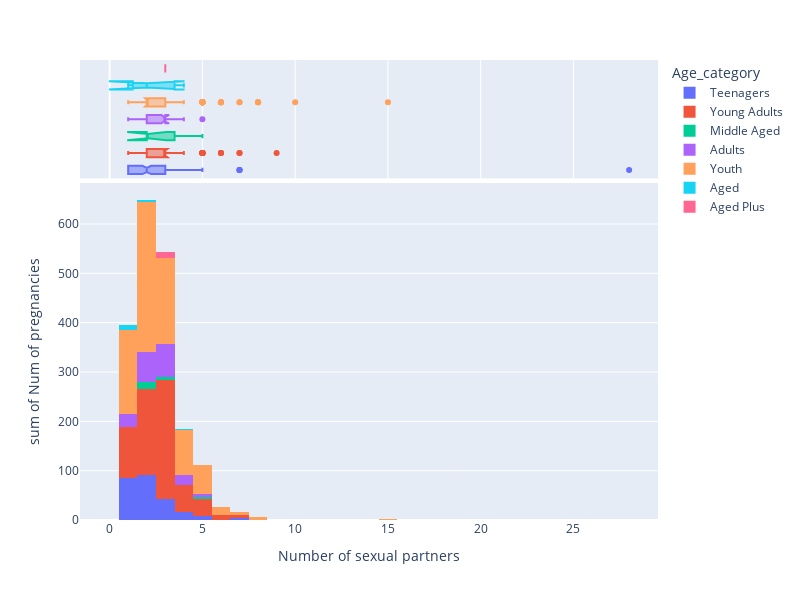

Notebook cell for this chart:
### Code cell
group_labels = [group for group in data_cv["Age_category"].unique()]
hist_data = data_cv["Number of sexual partners"]
fig = px.histogram(data_cv, x = hist_data, y = data_cv["Num of pregnancies"], color="Age_category", marginal="box", width=800, height=600)

fig

### Figure 1 — Plotly figure (JSON) as saved in the notebook; plotly's stock layout.template omitted (floating-point values rounded to 4 significant figures; data arrays with more than 128 entries replaced by an {"elided": "..."} marker saying what was removed)
{"data": [{"alignmentgroup": "True", "bingroup": "x", "histfunc": "sum", "hovertemplate": "Age_category=Teenagers<br>Number of sexual partners=%{x}<br>sum of Num of pregnancies=%{y}<extra></extra>", "legendgroup": "Teenagers", "marker": {"color": "#636efa", "pattern": {"shape": ""}}, "name": "Teenagers", "offsetgroup": "Teenagers", "orientation": "v", "showlegend": true, "type": "histogram", "x": {"elided": "179 int values"}, "xaxis": "x", "y": {"elided": "179 int values"}, "yaxis": "y"}, {"alignmentgroup": "True", "hovertemplate": "Age_category=Teenagers<br>Number of sexual partners=%{x}<extra></extra>", "legendgroup": "Teenagers", "marker": {"color": "#636efa"}, "name": "Teenagers", "notched": true, "offsetgroup": "Teenagers", "showlegend": false, "type": "box", "x": {"elided": "179 int values"}, "xaxis": "x2", "yaxis": "y2"}, {"alignmentgroup": "True", "bingroup": "x", "histfunc": "sum", "hovertemplate": "Age_category=Young Adults<br>Number of sexual partners=%{x}<br>sum of Num of pregnancies=%{y}<extra></extra>", "legendgroup": "Young Adults", "marker": {"color": "#EF553B", "pattern": {"shape": ""}}, "name": "Young Adults", "offsetgroup": "Young Adults", "orientation": "v", "showlegend": true, "type": "histogram", "x": {"elided": "220 int values"}, "xaxis": "x", "y": {"elided": "220 int values"}, "yaxis": "y"}, {"alignmentgroup": "True", "hovertemplate": "Age_category=Young Adults<br>Number of sexual partners=%{x}<extra></extra>", "legendgroup": "Young Adults", "marker": {"color": "#EF553B"}, "name": "Young Adults", "notched": true, "offsetgroup": "Young Adults", "showlegend": false, "type": "box", "x": {"elided": "220 int values"}, "xaxis": "x2", "yaxis": "y2"}, {"alignmentgroup": "True", "bingroup": "x", "histfunc": "sum", "hovertemplate": "Age_category=Middle Aged<br>Number of sexual partners=%{x}<br>sum of Num of pregnancies=%{y}<extra></extra>", "legendgroup": "Middle Aged", "marker": {"color": "#00cc96", "pattern": {"shape": ""}}, "name": "Middle Aged", "offsetgroup": "Middle Aged", "orientation": "v", "showlegend": true, "type": "histogram", "x": [5, 3, 2, 2, 2], "xaxis": "x", "y": [4, 6, 2, 5, 7], "yaxis": "y"}, {"alignmentgroup": "True", "hovertemplate": "Age_category=Middle Aged<br>Number of sexual partners=%{x}<extra></extra>", "legendgroup": "Middle Aged", "marker": {"color": "#00cc96"}, "name": "Middle Aged", "notched": true, "offsetgroup": "Middle Aged", "showlegend": false, "type": "box", "x": [5, 3, 2, 2, 2], "xaxis": "x2", "yaxis": "y2"}, {"alignmentgroup": "True", "bingroup": "x", "histfunc": "sum", "hovertemplate": "Age_category=Adults<br>Number of sexual partners=%{x}<br>sum of Num of pregnancies=%{y}<extra></extra>", "legendgroup": "Adults", "marker": {"color": "#ab63fa", "pattern": {"shape": ""}}, "name": "Adults", "offsetgroup": "Adults", "orientation": "v", "showlegend": true, "type": "histogram", "x": [3, 3, 1, 3, 3, 4, 2, 2, 3, 4, 3, 2, 2, 2, 3, 1, 1, 3, 3, 3, 2, 2, 2, 4, 2, 2, 3, 3, 2, 2, 2, 5, 3, 2, 3, 2, 2, 4, 3, 1, 1, 3, 2, 1, 2, 3, 3, 2, 3, 1, 1, 3, 4, 3, 3, 3], "xaxis": "x", "y": [4, 2, 5, 2, 4, 6, 2, 5, 2, 3, 8, 2, 2, 4, 4, 1, 2, 3, 1, 3, 2, 3, 4, 5, 7, 4, 2, 4, 2, 4, 1, 7, 4, 6, 2, 2, 3, 4, 4, 2, 0, 2, 0, 6, 6, 2, 2, 3, 2, 7, 3, 5, 3, 1, 2, 3], "yaxis": "y"}, {"alignmentgroup": "True", "hovertemplate": "Age_category=Adults<br>Number of sexual partners=%{x}<extra></extra>", "legendgroup": "Adults", "marker": {"color": "#ab63fa"}, "name": "Adults", "notched": true, "offsetgroup": "Adults", "showlegend": false, "type": "box", "x": [3, 3, 1, 3, 3, 4, 2, 2, 3, 4, 3, 2, 2, 2, 3, 1, 1, 3, 3, 3, 2, 2, 2, 4, 2, 2, 3, 3, 2, 2, 2, 5, 3, 2, 3, 2, 2, 4, 3, 1, 1, 3, 2, 1, 2, 3, 3, 2, 3, 1, 1, 3, 4, 3, 3, 3], "xaxis": "x2", "yaxis": "y2"}, {"alignmentgroup": "True", "bingroup": "x", "histfunc": "sum", "hovertemplate": "Age_category=Youth<br>Number of sexual partners=%{x}<br>sum of Num of pregnancies=%{y}<extra></extra>", "legendgroup": "Youth", "marker": {"color": "#FFA15A", "pattern": {"shape": ""}}, "name": "Youth", "offsetgroup": "Youth", "orientation": "v", "showlegend": true, "type": "histogram", "x": {"elided": "394 int values"}, "xaxis": "x", "y": {"elided": "394 int values"}, "yaxis": "y"}, {"alignmentgroup": "True", "hovertemplate": "Age_category=Youth<br>Number of sexual partners=%{x}<extra></extra>", "legendgroup": "Youth", "marker": {"color": "#FFA15A"}, "name": "Youth", "notched": true, "offsetgroup": "Youth", "showlegend": false, "type": "box", "x": {"elided": "394 int values"}, "xaxis": "x2", "yaxis": "y2"}, {"alignmentgroup": "True", "bingroup": "x", "histfunc": "sum", "hovertemplate": "Age_category=Aged<br>Number of sexual partners=%{x}<br>sum of Num of pregnancies=%{y}<extra></extra>", "legendgroup": "Aged", "marker": {"color": "#19d3f3", "pattern": {"shape": ""}}, "name": "Aged", "offsetgroup": "Aged", "orientation": "v", "showlegend": true, "type": "histogram", "x": [2, 4, 1], "xaxis": "x", "y": [5, 3, 10], "yaxis": "y"}, {"alignmentgroup": "True", "hovertemplate": "Age_category=Aged<br>Number of sexual partners=%{x}<extra></extra>", "legendgroup": "Aged", "marker": {"color": "#19d3f3"}, "name": "Aged", "notched": true, "offsetgroup": "Aged", "showlegend": false, "type": "box", "x": [2, 4, 1], "xaxis": "x2", "yaxis": "y2"}, {"alignmentgroup": "True", "bingroup": "x", "histfunc": "sum", "hovertemplate": "Age_category=Aged Plus<br>Number of sexual partners=%{x}<br>sum of Num of pregnancies=%{y}<extra></extra>", "legendgroup": "Aged Plus", "marker": {"color": "#FF6692", "pattern": {"shape": ""}}, "name": "Aged Plus", "offsetgroup": "Aged Plus", "orientation": "v", "showlegend": true, "type": "histogram", "x": [3], "xaxis": "x", "y": [11], "yaxis": "y"}, {"alignmentgroup": "True", "hovertemplate": "Age_category=Aged Plus<br>Number of sexual partners=%{x}<extra></extra>", "legendgroup": "Aged Plus", "marker": {"color": "#FF6692"}, "name": "Aged Plus", "notched": true, "offsetgroup": "Aged Plus", "showlegend": false, "type": "box", "x": [3], "xaxis": "x2", "yaxis": "y2"}], "layout": {"barmode": "relative", "height": 600, "legend": {"title": {"text": "Age_category"}, "tracegroupgap": 0}, "margin": {"t": 60}, "width": 800, "xaxis": {"anchor": "y", "domain": [0, 1], "title": {"text": "Number of sexual partners"}}, "xaxis2": {"anchor": "y2", "domain": [0, 1], "matches": "x", "showgrid": true, "showticklabels": false}, "yaxis": {"anchor": "x", "domain": [0, 0.7326], "title": {"text": "sum of Num of pregnancies"}}, "yaxis2": {"anchor": "x2", "domain": [0.7426, 1], "matches": "y2", "showgrid": false, "showline": false, "showticklabels": false, "ticks": ""}}}
